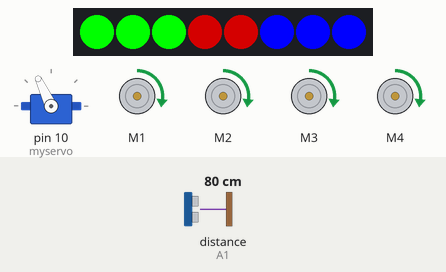
A sketch run on a simulated Arduino Uno, built with avr-gcc and run on an emulated ATmega328P. Parts: servo, 8 RGB LEDs in strip order, left to right, 4 × DC motor (green arrow = forward, orange = backward, longer = faster). The inputs (shaded band) are chosen by the test bench; at power-on: distance to the obstacle (sensor on A1) 80 cm. The echo pulse lasts 58.3 µs per cm; colours are those a GRB WS2812 strip shows for the declared byte order.

Above: at 3.01 s.
4.1 s: distance to the obstacle (sensor on A1) set to 27 cm
7.1 s: distance to the obstacle (sensor on A1) set to 23 cm
At 8.6 s:
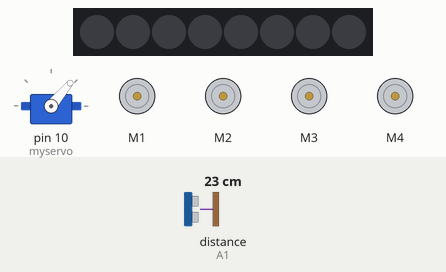
9.3 s: distance to the obstacle (sensor on A1) set to 35 cm
At 10.2 s:
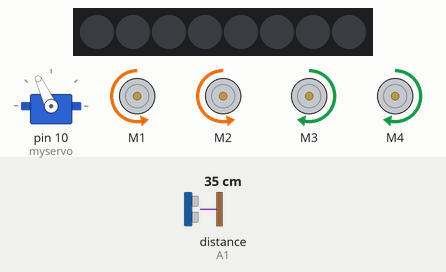
12.1 s: distance to the obstacle (sensor on A1) set to 2 cm
At 14.5 s:
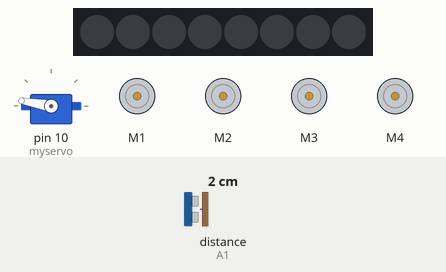
15.1 s: distance to the obstacle (sensor on A1) set to 28 cm
At 16.5 s:
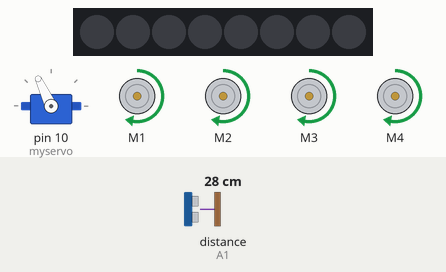
18.1 s: distance to the obstacle (sensor on A1) set to 4 cm
At 21.2 s:
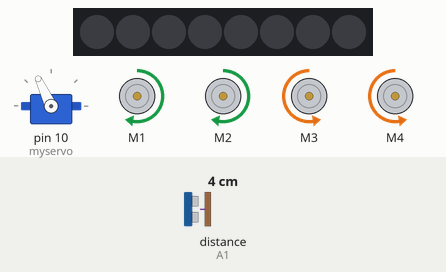
Timing chart, 0 to 26.8 s (numbered marks = the images above; inputs shaded):
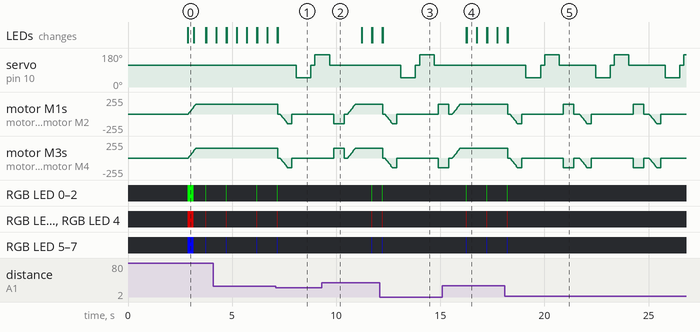

The sketch:

obstacle_avoidance_led_youtube_0.2.ino
```cpp
/* Code shared in creative common by MieRobot.com, This is not a production grade code and can not be used for industrial application*/
/*Obstacle avoidance arduino robot by MieRobot.com is licensed under a Creative Commons Attribution 4.0 International License.
Based on a work at https://www.youtube.com/channel/UCIpjehUq_j7OMnTl8MvSJrw. */

#include <AFMotor.h>
#include <NewPing.h>
#include <Servo.h>
#include <SoftwareSerial.h>
// Declaration for LED only//
#include <FastLED.h>
// Datasheet for the LED is at https://cdn-shop.adafruit.com/datasheets/WS2812B.pdf
// How many leds in your strip? If your total current draw is > than 900mA then use a 330 ohm resitor and 100uF between 5V and ground
// Power Arduino by DC Barrel Jack and not via usb as with USB you will get around 400mA
#define NUM_LEDS 8 // Change this value if you have differnt number of LED

// For led chips like Neopixels, which have a data line, ground, and power, you just
// need to define DATA_PIN.  For led chipsets that are SPI based (four wires - data, clock,
// ground, and power), like the LPD8806 define both DATA_PIN and CLOCK_PIN
#define DATA_PIN 2
//#define CLOCK_PIN 13

// Define the array of leds
CRGB leds[NUM_LEDS];

// End LED declarations

#define TRIG_PIN A0
#define ECHO_PIN A1
#define MAX_DISTANCE 100
#define MAX_SPEED 150 // sets speed of DC  motors
#define MAX_SPEED_OFFSET 20


NewPing sonar(TRIG_PIN, ECHO_PIN, MAX_DISTANCE);
 // Adafruit motor driver shield version 2 only
AF_DCMotor motor1(1, MOTOR12_64KHZ);
AF_DCMotor motor2(2, MOTOR12_64KHZ);
AF_DCMotor motor3(3, MOTOR34_64KHZ);
AF_DCMotor motor4(4, MOTOR34_64KHZ);
Servo myservo;

boolean goesForward=false;
int distance = 100;
int speedSet = 0;

void setup() {

  myservo.attach(10);
  myservo.write(115);
  delay(2000);
  distance = readPing();
  delay(100);
  distance = readPing();
  delay(100);
  distance = readPing();
  delay(100);
  distance = readPing();
  delay(100);

  // LED Setup starts

  FastLED.addLeds<WS2812B, DATA_PIN, RGB>(leds, NUM_LEDS);
  // LED Setup ends
}

void loop() {
 int distanceR = 0;
 int distanceL = 0;
 delay(40);
 // led code
   leds[0] = CRGB::Red;
   leds[1] = CRGB::Red;
   leds[2] = CRGB::Red;
   leds[3] = CRGB::Green;
   leds[4] = CRGB::Green;
   leds[5] = CRGB::Blue;
   leds[6] = CRGB::Blue;
   leds[7] = CRGB::Blue;
  FastLED.show();
  delay(10);
  // Now turn the LED off, then pause
  leds[0] = CRGB::Black;
  leds[1] = CRGB::Black;
  leds[2] = CRGB::Black;
  leds[3] = CRGB::Black;
  leds[4] = CRGB::Black;
  leds[5] = CRGB::Black;
  leds[6] = CRGB::Black;
  leds[7] = CRGB::Black;
  FastLED.show();
  delay(10);
  // led code end, Do not increase the delay as it will impact the obstacle mode in sharp turnes or blind spots

 if(distance<=25)
 {
  moveStop();
  delay(100);
  moveBackward();
  delay(200);
  moveStop();
  delay(200);
  distanceR = lookRight();
  delay(200);
  distanceL = lookLeft();
  delay(200);

  if(distanceR>=distanceL)
  {
    turnRight();
    moveStop();
  }

  else

  {
    turnLeft();
    moveStop();
  }
 }

 else
 {
  moveForward();
 }
 distance = readPing();
}

int lookRight()
{
    myservo.write(50);
    delay(500);
    int distance = readPing();
    delay(100);
    myservo.write(115);
    return distance;
}

int lookLeft()
{
    myservo.write(170);
    delay(500);
    int distance = readPing();
    delay(100);
    myservo.write(115);
    return distance;
    delay(100);
}

int readPing() {
  delay(100);
  int cm = sonar.ping_cm();
  if(cm==0)
  {
    cm = 250;
  }
  return cm;
}

void moveStop() {
  motor1.run(RELEASE);
  motor2.run(RELEASE);
  motor3.run(RELEASE);
  motor4.run(RELEASE);
  }

void moveForward() {

 if(!goesForward)
  {
    goesForward=true;
    motor1.run(FORWARD);
    motor2.run(FORWARD);
    motor3.run(FORWARD);
    motor4.run(FORWARD);
   for (speedSet = 0; speedSet < MAX_SPEED; speedSet +=2) // slowly bring the speed up to avoid loading down the batteries too quickly
   {
    motor1.setSpeed(speedSet);
    motor2.setSpeed(speedSet);
    motor3.setSpeed(speedSet);
    motor4.setSpeed(speedSet);
    delay(5);

   }
  }
}

void moveBackward() {
    goesForward=false;
    motor1.run(BACKWARD);
    motor2.run(BACKWARD);
    motor3.run(BACKWARD);
    motor4.run(BACKWARD);
  for (speedSet = 0; speedSet < MAX_SPEED; speedSet +=2) // slowly bring the speed up to avoid loading down the batteries too quickly
  {
    motor1.setSpeed(speedSet);
    motor2.setSpeed(speedSet);
    motor3.setSpeed(speedSet);
    motor4.setSpeed(speedSet);
    delay(5);
  }
}

void turnRight() {
  motor1.run(FORWARD);
  motor2.run(FORWARD);
  motor3.run(BACKWARD);
  motor4.run(BACKWARD);
  delay(500);
  motor1.run(FORWARD);
  motor2.run(FORWARD);
  motor3.run(FORWARD);
  motor4.run(FORWARD);
}

void turnLeft() {
  motor1.run(BACKWARD);
  motor2.run(BACKWARD);
  motor3.run(FORWARD);
  motor4.run(FORWARD);
  delay(500);
  motor1.run(FORWARD);
  motor2.run(FORWARD);
  motor3.run(FORWARD);
  motor4.run(FORWARD);
}
```

Measured:
- the behaviour switches between 26 and 25 cm on distance to the obstacle (sensor on A1) (found by bisection; images 0 and 1)
- after the input at 7.1 s, servo on pin 10 (myservo): 115° → 50° after 0.97 s, → 115° 0.70 s later, → 170° 0.20 s later
- after the input at 9.3 s, servo on pin 10 (myservo): goes on until 9.7 s, then stays 115°; RGB LED 0: alternates RGB(0, 255, 0) for 0.01 s and off for 0.48 s, starting after 1.9 s
- after the input at 12.1 s, servo on pin 10 (myservo): 115° → 50° after 1.0 s, → 115° 0.70 s later, → 170° 0.20 s later, → 115° 0.70 s later
- after the input at 15.1 s, servo on pin 10 (myservo): stays 115° (without the input it goes to 50° after 1.3 s); RGB LED 0: alternates RGB(0, 255, 0) for 0.01 s and off for 0.48 s, starting after 1.2 s
- what the display in image 4 shows lasts 0.4 s, from 16.3 s to 16.7 s
